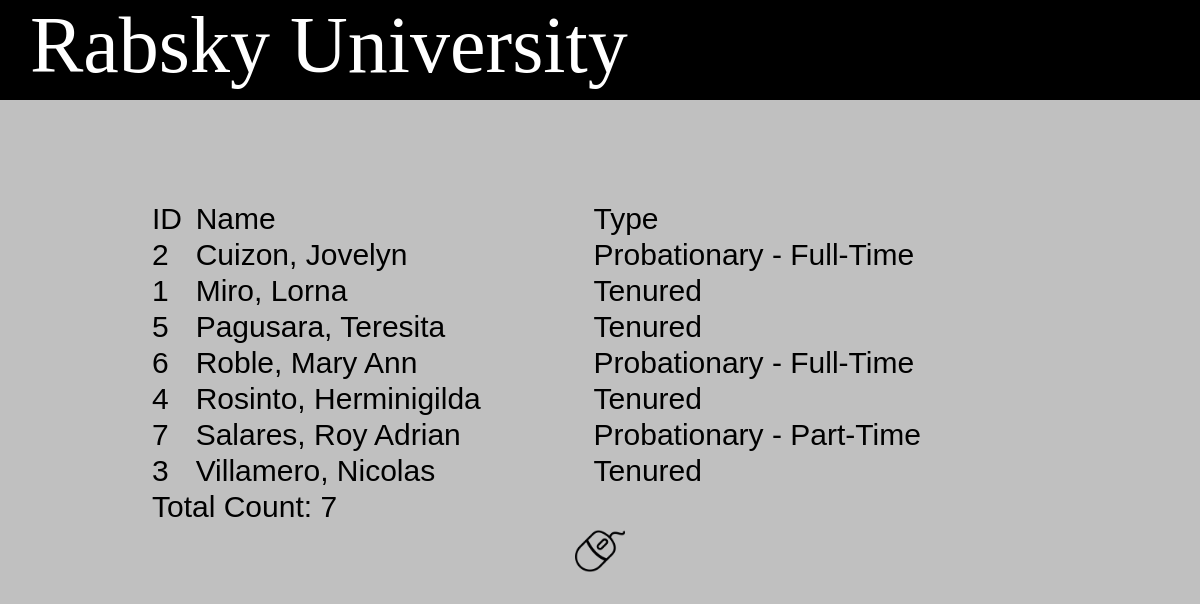
Page /teachers/teacherList.php on the committed database.
### tables this page shows
CREATE TABLE `teachers` (
  `teacherid` varchar(10) NOT NULL,
  `teacherfname` varchar(45) NOT NULL,
  `teachermname` varchar(45) DEFAULT NULL,
  `teacherlname` varchar(45) NOT NULL,
  `teachertype` int(3) NOT NULL,
  `teachertitle` varchar(20) DEFAULT NULL,
  PRIMARY KEY (`teacherid`)
);

CREATE TABLE `teachertypes` (
  `typeid` int(3) NOT NULL,
  `typedescription` varchar(100) NOT NULL,
  PRIMARY KEY (`typeid`)
);

### init.php (called while the page is built, shortened)
<?php
    if(!function_exists('classAutoLoader')){
        function classAutoLoader($class){
            $class=ucfirst($class);
            $classFile=$_SERVER['DOCUMENT_ROOT'].'/classes/'.$class.'.php';
        }
    }

### classes/Teacher.php (called while the page is built, shortened)
<?php
class Teacher {
	private $db;
    private $table = "teachers";
    private $facultyTypesTable = "teachertypes";
     public function __construct(PDOdb $db){
            $this->db = $db;
     }
     public function showAllTeachers(){
           $sql = "SELECT * FROM ".$this->table.
           " LEFT JOIN ".$this->facultyTypesTable." ON ".$this->table.
           ".teachertype = ".$this->facultyTypesTable.
           ".typeid ORDER BY ".$this->table.
           ".teacherlname ASC;";
           $statement = $this->db->getDB()->prepare($sql);
           $statement->execute();
           $result = $statement->fetchAll(PDO::FETCH_ASSOC);
           return $result;
     }
}

### classes/PDOdb.php (called while the page is built, shortened)
<?php
class PDOdb implements ICRUD {
    private $dbh;
  	public function __construct($dsn, $user, $password){
  	    try{
             $this->dbh = new PDO($dsn,$user,$password);
	    }
	    catch(PDOException $e)
	    {
             echo "Failed to connect. ".$e->getMessage();
	    }
	}
	public function getDB(){
		return $this->dbh;
	}
}

### teachers/teacherList.php (the view, shortened to what this page needs)
<?php
    require_once('../init.php');
	$teacher = new Teacher(new PDOdb("mysql:host=localhost;dbname=usjr","root",""));
	$results = $teacher->showAllTeachers();
?>
<!DOCTYPE html>
<html lang="en">
   <head>
      <link rel="stylesheet" type="text/css" href="../css/ustyles.css">
   </head>
   <body>
      <header class="mainheader">
         <section class="lefthead">
             <span class="headtext">Rabsky University</span>
         </section>
         <section class="righthead">
         </section>
      </header>
     <?php
        if($results){
     ?>
 	      <table name="studlisting" class="studlist">
 	         <tr>
 	         	<td>ID</td>
 	         	<td>Name</td>
 	         	<td>Type</td>
 	         </tr>
	      <?php
	         foreach($results as $result){
	      ?>
	         <tr class="listdetails">
	            <td><?php echo $result['teacherid'] ?></td>
	            <td><?php echo $result['teacherlname'],', ',$result['teacherfname'] ?></td>
	            <td><?php echo $result['typedescription'] ?></td>
	         </tr>
	      <?php
	         }
	      ?>
	         <tr>
	            <td colspan="3">
	            	<?php
	            	   echo "Total Count: ".count($results);
	            	?>
	            </td>
	         </tr>
	         <tr>
                <td colspan="3">
                   <a class="backlink" href="teachermain.php" title="Go Back">
			         <img class="goback" src="../images/computer-mouse.png" title="Go Back" height="50" width="50">
			       </a>
                </td>
	         </tr>
	      </table>
	 <?php
       }
	 ?>
   </body>
</html>

### css/ustyles.css (style rules this page uses)
* { margin:0px; padding:0px; }
body { font-family:arial,verdana,sans-serif; background-color: #c0c0c0; font-size:23px; }
.mainheader { margin: 0; background-color: #000; height: 100px; }
.lefthead { float:left; height:100px; width:920px; }
.headtext { font-family: "Comic sans"; padding-left: 30px; font-size: 80px; color: #fff; }
.righthead { float:left; height:100px; width:400px; }
.studlist { margin: 25px auto; width:900px; font-size:30px; }
td .backlink { display:block; width:100%; text-align: center; }

### rows in the picture
teachers: teacherid "2", teacherlname "Cuizon", teacherfname "Jovelyn", teachertypes.typedescription "Probationary - Full-Time"
teachers: teacherid "1", teacherlname "Miro", teacherfname "Lorna", teachertypes.typedescription "Tenured"
teachers: teacherid "5", teacherlname "Pagusara", teacherfname "Teresita", teachertypes.typedescription "Tenured"
teachers: teacherid "6", teacherlname "Roble", teacherfname "Mary Ann", teachertypes.typedescription "Probationary - Full-Time"
teachers: teacherid "4", teacherlname "Rosinto", teacherfname "Herminigilda", teachertypes.typedescription "Tenured"
teachers: teacherid "7", teacherlname "Salares", teacherfname "Roy Adrian", teachertypes.typedescription "Probationary - Part-Time"
teachers: teacherid "3", teacherlname "Villamero", teacherfname "Nicolas", teachertypes.typedescription "Tenured"

### other values in the picture
count($results) "7"
